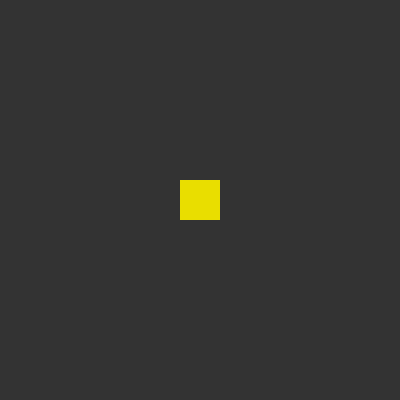
Frame 1 (no input)
Frame 60 (no input): identical to frame 1, image omitted
Frame 120 (the mouse pressed at the canvas centre since frame 60): identical to frame 1, image omitted

The p5.js sketch that drew this single still picture (run headless with seeded random() and noise() and a simulated clock; from frame 60 on, the mouse is pressed at the canvas centre):

// p5.js sketch
// ── sketch.js
function setup() {
  createCanvas(400, 400);
  rectMode(CENTER);
  noStroke();
}

function draw() {
  background(51);
  
  col(233,222);
  rect(width * 0.5, height * 0.5, 40, 40);
}

function col(_r = 0, _g = 0, _b = 0) {
  fill(_r, _g, _b);
}
